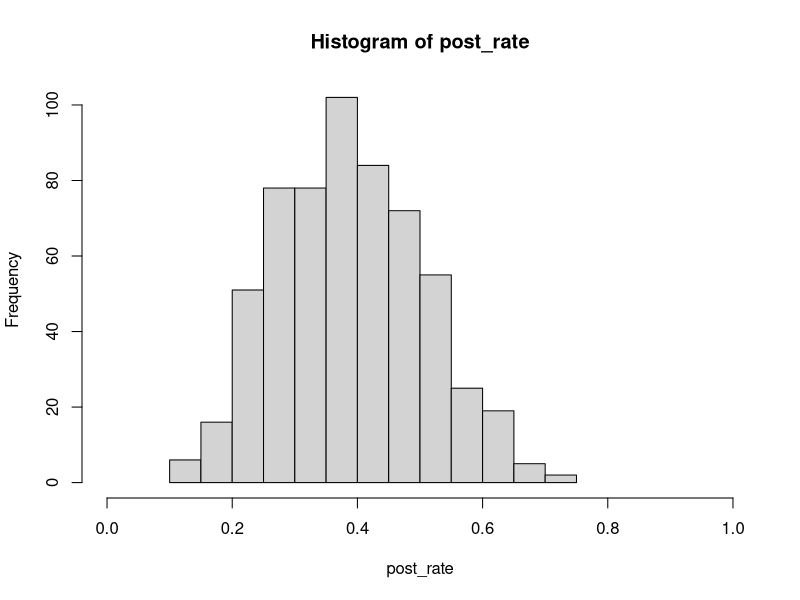
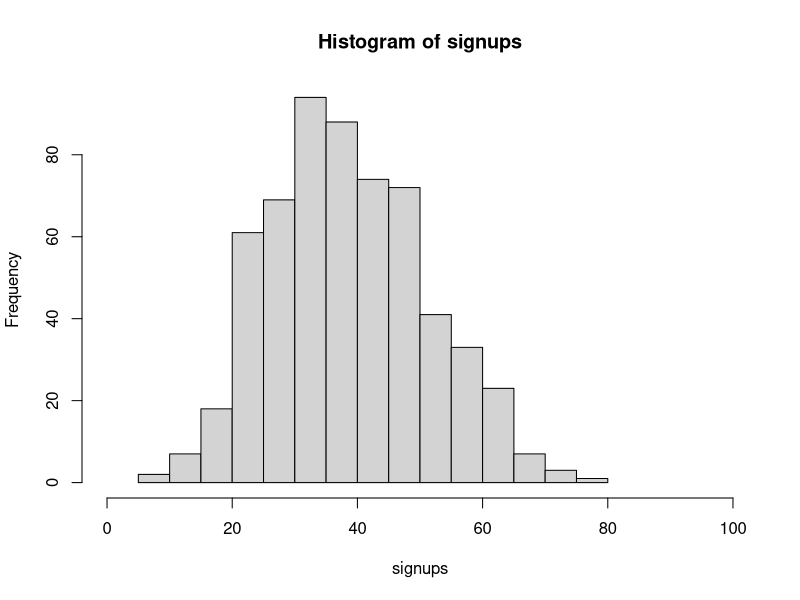

Source code (R) for these figures, in order:
#### Approximate Bayesian Computation (ABC)

### Build a Bayesian model that answers the question: What would the rate of sign-up be if method A was used on a larger number of people?

# number of random draws from the prior
n_draws <- 10000

# define and draw from prior distribution
prior_rate <- runif(n_draws, 0, 1)

# define the generative model
gen_model <- function(rate) {
  subscribers <- rbinom(1, size=16, prob=rate)
  subscribers
}

# simulating the data
subscribers <- rep(NA, n_draws)
for(i in 1:n_draws) {
  subscribers[i] <- gen_model(prior_rate[i])
}

# filtering out param vals that didn't result
# in data we actually observed
post_rate <- prior_rate[subscribers == 6]

# checking that there are enough samples left
length(post_rate)

# plotting and summarising the posterior
hist(post_rate, xlim = c(0, 1))

mean(post_rate)

quantile(post_rate, c(0.025, 0.975))

### What’s the probability that method A is better than telemarketing?
## telemarketing = 20% success
sum(post_rate > 0.2) / length(post_rate)

### If method A was used on 100 people what would be number of sign-ups?
signups <- rep(NA, length(post_rate))
for(i in 1:length(post_rate)) {
  signups[i] <- rbinom(n = 1, size = 100, prob = post_rate[i])
}

## or
signups <- rbinom(n = length(post_rate), size = 100, prob = post_rate)

hist(signups, xlim = c(0, 100))
